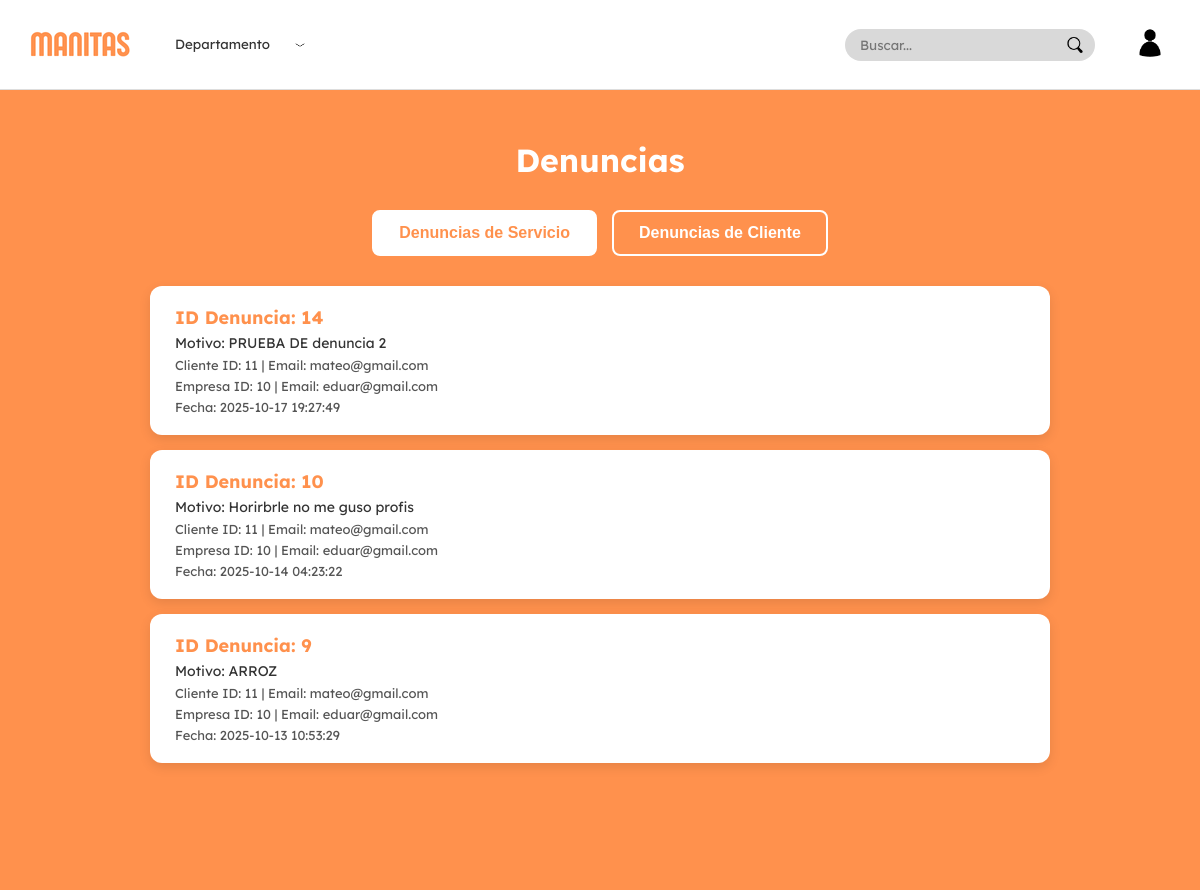
Page /apps/VIstas/paginas/administrador/admin_denuncias.php on the earlier database version.
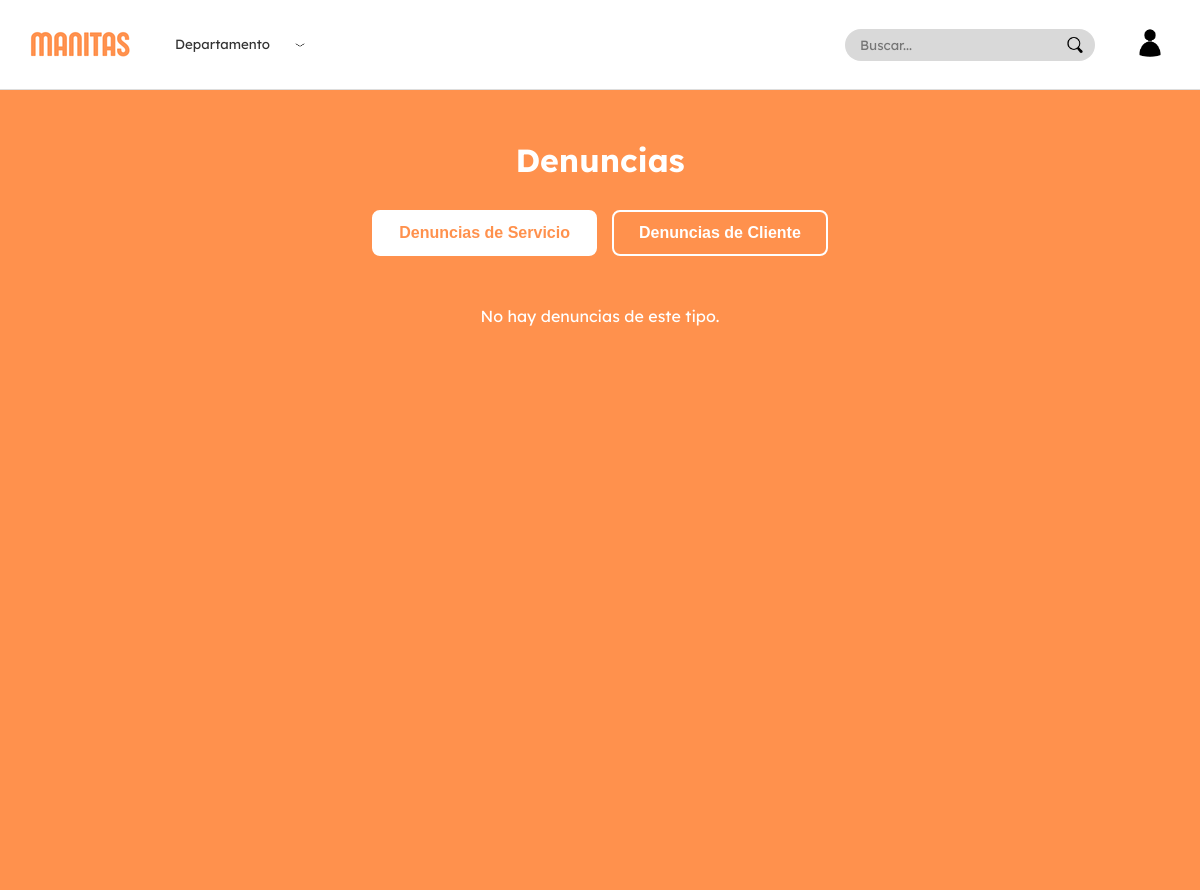
Same page on the later database version.
### tables this page shows
CREATE TABLE `denuncia` (
  `idDenuncia` int NOT NULL AUTO_INCREMENT,
  `idCliente` int NOT NULL,
  `idEmpresa` int NOT NULL,
  `asunto` varchar(50) DEFAULT NULL,
  `fecha` datetime DEFAULT CURRENT_TIMESTAMP,
  `motivo` varchar(500) DEFAULT NULL,
  PRIMARY KEY (`idDenuncia`),
  KEY `idCliente` (`idCliente`),
  KEY `idEmpresa` (`idEmpresa`),
  CONSTRAINT `denuncia_ibfk_1` FOREIGN KEY (`idCliente`) REFERENCES `cliente` (`IdUsuario`),
  CONSTRAINT `denuncia_ibfk_2` FOREIGN KEY (`idEmpresa`) REFERENCES `empresa` (`IdUsuario`)
);

### apps/Controlador/administrador/MostrarDenunciaControlador.php (called while the page is built, shortened)
<?php
require_once($_SERVER['DOCUMENT_ROOT'] . '/Proyecto/apps/modelos/Denuncia.php');
class AdminDenunciaController {
    public function __construct() {
        $tipo = $_GET['tipo'] ?? 'DenunciarServicio';
        $this->denuncias = Denuncia::obtenerPorAsunto($tipo);
    }
}
$adminController = new AdminDenunciaController();
$denuncias = $adminController->denuncias;

### apps/Modelos/Denuncia.php (called while the page is built, shortened)
<?php
require_once($_SERVER['DOCUMENT_ROOT'] . '/Proyecto/apps/modelos/Conexion.php');
class Denuncia
{
    private $idDenuncia;
    private $idCliente;
    private $idEmpresa;
    private $motivo;
    private $fecha;
    public function __construct($idCliente, $idEmpresa, $asunto, $motivo = null, $fecha = null, $idDenuncia = null)
    {
        $this->idDenuncia = $idDenuncia;
        $this->idCliente = $idCliente;
        $this->idEmpresa = $idEmpresa;
        $this->motivo = $motivo;
        $this->fecha = $fecha ?? date('Y-m-d H:i:s');
    }
    public function getIdDenuncia()
    {
        return $this->idDenuncia;
    }
    public function getIdCliente()
    {
        return $this->idCliente;
    }
    public function getIdEmpresa()
    {
        return $this->idEmpresa;
    }
    public function getMotivo()
    {
        return $this->motivo;
    }
    public function getFecha()
    {
        return $this->fecha;
    }
    public static function obtenerPorAsunto($asunto)
    {
        global $conn;
        $sql = "SELECT
                d.*,
                uc.Email AS emailCliente,
                ue.Email AS emailEmpresa
            FROM denuncia d
            LEFT JOIN usuario uc ON d.idCliente = uc.IdUsuario
            LEFT JOIN usuario ue ON d.idEmpresa = ue.IdUsuario
            WHERE d.asunto = ?
            ORDER BY d.fecha DESC";
        $stmt = $conn->prepare($sql);
        $stmt->bind_param("s", $asunto);
        $stmt->execute();
        $result = $stmt->get_result();
        $denuncias = [];
        while ($row = $result->fetch_assoc()) {
            $denuncia = new Denuncia(
                $row['idCliente'],
                $row['idEmpresa'],
                $row['asunto'],
                $row['motivo'],
                $row['fecha'],
                $row['idDenuncia']
            );
            $denuncias[] = [
                'denuncia' => $denuncia,
                'emailCliente' => $row['emailCliente'],
                'emailEmpresa' => $row['emailEmpresa']
            ];
        }
        return $denuncias;
    }
}

### apps/VIstas/paginas/administrador/admin_denuncias.php (the view, shortened to what this page needs)
<?php
require_once($_SERVER['DOCUMENT_ROOT'] . '/Proyecto/apps/controlador/administrador/MostrarDenunciaControlador.php');
?>
<!DOCTYPE html>
<html lang="es">
<head>
<link rel="stylesheet" href="/Proyecto/public/css/layout/navbar.css">
    <link rel="stylesheet" href="/Proyecto/public/css/fonts.css">
<link rel="stylesheet" href="/Proyecto/public/css/paginas/administrador/admin_denuncias.css">
</head>
<body>
    <?php include $_SERVER['DOCUMENT_ROOT'] . '/Proyecto/apps/vistas/layout/navbar.php'; ?>
    <div class="admin-denuncias-page">
        <h1>Denuncias</h1>
        <div class="modal-buttons">
            <a href="?tipo=DenunciarServicio">
                <button class="<?= ($_GET['tipo'] ?? 'DenunciarServicio') === 'DenunciarServicio' ? 'selected' : '' ?>">
                    Denuncias de Servicio
                </button>
            </a>
            <a href="?tipo=DenunciarCliente">
                <button class="<?= ($_GET['tipo'] ?? 'DenunciarServicio') === 'DenunciarCliente' ? 'selected' : '' ?>">
                    Denuncias de Cliente
                </button>
            </a>
        </div>
<ul class="servicios-list">
    <?php if (count($denuncias ?? []) === 0): ?>
        <p class="no-denuncias">No hay denuncias de este tipo.</p>
    <?php else: ?>
        <?php foreach ($denuncias as $item): ?>
            <?php $denuncia = $item['denuncia']; ?>
            <li class="servicio-item">
                <div class="info">
                    <span class="nombre">ID Denuncia: <?= htmlspecialchars($denuncia->getIdDenuncia()) ?></span>
                    <span class="descripcion">Motivo: <?= htmlspecialchars($denuncia->getMotivo()) ?></span>
                    <span class="empresa">
                        Cliente ID: <?= htmlspecialchars($denuncia->getIdCliente()) ?> |
                         Email: <?= htmlspecialchars($item['emailCliente']) ?>
                    </span>
                    <span class="empresa">
                        Empresa ID: <?= htmlspecialchars($denuncia->getIdEmpresa()) ?> |
                        Email: <?= htmlspecialchars($item['emailEmpresa']) ?>
                    </span>
                    <span class="empresa">Fecha: <?= htmlspecialchars($denuncia->getFecha()) ?></span>
                </div>
            </li>
        <?php endforeach; ?>
    <?php endif; ?>
</ul>
    </div>
</body>
</html>

Differences in the rows shown:
removed denuncia: idDenuncia "14", motivo "PRUEBA DE denuncia 2", idCliente "11", emailCliente "mateo@gmail.com", idEmpresa "10", emailEmpresa "eduar@gmail.com", fecha "2025-10-17 19:27:49"
removed denuncia: idDenuncia "10", motivo "Horirbrle no me guso profis", idCliente "11", emailCliente "mateo@gmail.com", idEmpresa "10", emailEmpresa "eduar@gmail.com", fecha "2025-10-14 04:23:22"
removed denuncia: idDenuncia "9", motivo "ARROZ", idCliente "11", emailCliente "mateo@gmail.com", idEmpresa "10", emailEmpresa "eduar@gmail.com", fecha "2025-10-13 10:53:29"
Other differences:
text now shown: "No hay denuncias de este tipo."
